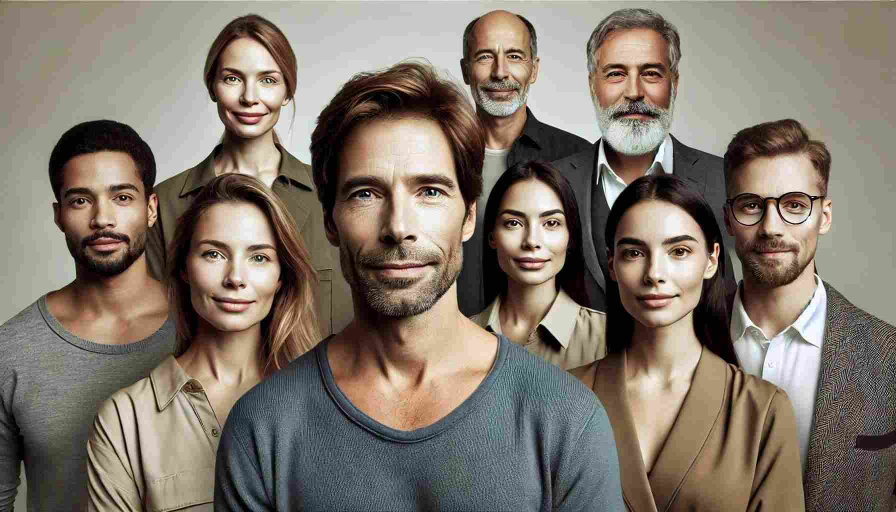
#> input picture langchain_study/face_recognition/faces/group_image.jpg, 1792 x 1024 px (shown at 1/2 size); the run also reads 2 pictures not shown here
$ jupyter execute --allow-errors P04_Face_Swapping_insightface.ipynb
#> lines starting #> are read from the running program, lines starting #| are printed output that depends on the picture
## [실습 환경 Setting]
### 0. C++ 빌더 설치 (Windows만 해당)
- Download VC++ 빌드 tool :
  - https://visualstudio.microsoft.com/ko/visual-cpp-build-tools/
- `vs_BuildTools.exe` 실행
  - 워크로드 > 데스크톱 및 모바일 > `C++을 사용한 데스크톱 개발` 선택
  - 설치
  - PC 재시작
### 1. CodeFormer 설치
- Download CodeFormer pjt :
    ```
    git clone https://github.com/sczhou/CodeFormer.git
    <python_home>/Lib/site-packages 위치에 CodeFormer directory 통 copy
    cd <python_home>/Lib/site-packages/CodeFormer
    ```
- GPU 사용하는 경우 수행 (CPU 사용하는 경우 Skip)
  - OS shell에서 CUDA 버젼 확인`nvidia-smi`
  - Pytorch 홈피에서 OS와 CUDA 버젼에 맞는 pytorch 설치 명령어 확인(https://pytorch.org/get-started/locally/)
  - requirements.txt 파일 수정
    ```
    [아래삭제]
    torch>=1.7.1
    torchvision
    ```
  - ```pip install torch torchvision torchaudio --index-url https://download.pytorch.org/whl/cu121```

- Install CodeFormer
    ```
    pip install -r requirements.txt
    python basicsr/setup.py develop
    ```
### 2. CodeFormer 용 AI Model 설치
- Download CodeFormer model(Face Restoring model):
    https://github.com/sczhou/CodeFormer/releases/download/v0.1.0/codeformer.pth

    저장 위치 : python code 에 model 위치 명시
- Download Face relevant models :

    https://github.com/sczhou/CodeFormer/releases/download/v0.1.0/detection_Resnet50_Final.pth
    https://github.com/sczhou/CodeFormer/releases/download/v0.1.0/parsing_parsenet.pth

    저장 위치 : <python_home>/Lib/site-packages/CodeFormer/weights/facelib
### 3. insightface 설치
- pip install insightface
- pip install onnxruntime #for CPU-only
- pip install onnxruntime-gpu #For GPU
### 4. OpenCV 재설치
- insightface 설치 시 opencv-python(또는 opencv-python-headless)가 자동 설치됨. uninstall 후 opencv-contrib-python 설치
- pip uninstall opencv-python
- pip uninstall opencv-python-headless
- pip install opencv-contrib-python
### 5. insightface 용 AI Model 설치
#### 5-1. Facial Anaysis 모델 설치
- buffalo_l download from :
    https://github.com/deepinsight/insightface/releases

- unzip buffalo_l.zip on `C:\Users\<user>\.insightface\models\buffalo_l`
- Facial Analysis 모델 :
    - 얼굴 감지: 먼저 이미지에서 얼굴을 찾아내고, 얼굴의 위치 감지. 여러 얼굴이 있는 경우 각 얼굴의 위치를 정확하게 추출.
    - 얼굴 특징 추출: 감지된 얼굴에서 고유한 특징(임베딩)을 추출하여 이를 벡터 형식으로 표현. 이 특징은 각 얼굴을 고유하게 나타내며, 다른 얼굴과 비교할 때 사용될 수 있음.
- `buffalo_l` 모델이 insightface에서 사용할 수 있는 모델 중 정확도가 가장(그나마) 높음
- Recognition Accuracy (인종별):
  - 출처 :
    https://github.com/deepinsight/insightface/tree/master/python-package
  - 하필 한국인이 속한 East Asian이 가장 인식율이 낮음!

```
+-------+-------+--------+-------+--------+--------+------+----+------+-------+
| Name  | MR-ALL| African| Cauca | South  | East   | LFW  | CF | AgeD | IJB-C |
|       |       |        | sian  | Asian  | Asian  |      | P- | B-30 | (E4)  |
|       |       |        |       |        |        |      | FP |      |       |
+=======+=======+========+=======+========+========+======+====+======+=======+
| buffa | 91.25 | 90.29  | 94.70 | 93.16  | 74.96  | 99.83| 99 | 98.23| 97.25 |
| lo_l  |       |        |       |        |        |      | .33|      |       |
```
#### 5-2. Face Swap 모델 설치
- Download `inswapper_128.onnx` :
    https://huggingface.co/ezioruan/inswapper_128.onnx/tree/main

    저장 위치 : python code 에 model 위치 명시
#### 6. Image Upscaling 모델 설치
- Download Image Upscaling models:
    https://huggingface.co/ai-forever/Real-ESRGAN/tree/main

    저장 위치 : python code 에 model 위치 명시

## [실습]
### 1. Face Detection & Recognition
#### 1-1. Face Detection

- 함수 정의

[cell 1]
import cv2
import numpy as np
from typing import Callable

from insightface.app import FaceAnalysis
from insightface.app.common import Face

def detect_and_process_faces(
    input_image: np.ndarray,
    f: Callable[[np.ndarray, Face], None],
    face_model: str = 'buffalo_l', # 'buffalo_l'는 사전 학습된 모델 이름
    nms_thresh: float = 0.6, # NMS 임계값 설정 : 낮출수록 더 많은 얼굴이 검출될 수 있지만 오탐률이 증가할 수 있음
    ctx_id: int = -1, # ctx_id=0은 GPU 사용, ctx_id=-1은 CPU 사용
) -> np.ndarray:
    # FaceAnalysis 객체 초기화 (사전 학습된 모델 사용)
    app = FaceAnalysis(name=face_model)
    app.prepare(ctx_id=ctx_id)

    # NMS 임계값 설정
    app.det_model.nms_thresh = nms_thresh

    # 얼굴 검출 및 임베딩 추출
    faces = app.get(input_image)

    # faces를 x축 기준으로 정렬 (좌에서 우로)
    faces.sort(key=lambda face: face.bbox[0])

    # 검출된 얼굴 처리
    for face in faces:
        f(input_image, face)

    # 처리된 이미지를 반환
    return input_image

- insightface.app.common.Face 가 담고 있는 정보

    - kps (Keypoints):

        얼굴의 주요 랜드마크 좌표를 나타내는 배열입니다. 일반적으로 눈, 코, 입 등의 위치를 포함하며, 얼굴 정렬 및 추가 분석에 사용됩니다.
    - det_score (Detection Score):

        얼굴 검출의 신뢰도를 나타내는 점수로, 모델이 해당 영역을 얼굴로 인식한 확률을 의미합니다.
    - embedding:

        얼굴 인식 및 비교를 위한 임베딩 벡터입니다. 이 벡터는 얼굴의 특징을 고차원 공간에서 표현하며, 두 얼굴 간의 유사도를 계산하는 데 사용됩니다.
    - normed_embedding:

        정규화된 임베딩 벡터로, 임베딩 벡터의 크기를 1로 정규화하여 방향성만을 비교할 수 있도록 합니다.
    - gender (성별 예측):

        얼굴 이미지로부터 추정된 성별 정보입니다. 모델에 따라 'male' 또는 'female'로 표현될 수 있습니다.
    - age (나이 예측):

        얼굴로부터 추정된 나이 정보입니다. 대략적인 나이대로 표현됩니다.
    - landmark_2d_106:

        106개의 2D 얼굴 랜드마크 좌표를 제공합니다. 더욱 상세한 얼굴 특징 분석에 활용됩니다.
    - masked:

        얼굴이 마스크로 가려져 있는지 여부를 나타내는 플래그입니다. 마스크 착용 여부를 감지하는 모델이 활성화된 경우에 제공됩니다.
    - parsing (Face Parsing):

        얼굴의 각 부분(눈, 코, 입 등)에 대한 세분화된 마스크 정보를 제공합니다. 얼굴 부위별로 분석이 필요한 경우 사용됩니다.
    - gan_face:

        GAN(생성적 적대 신경망)을 사용하여 생성된 정면 얼굴 이미지입니다. 얼굴 각도가 틀어져 있거나 가려진 경우 보완된 이미지를 얻을 수 있습니다.
    - facedata:

        원본 얼굴 이미지 데이터로, 추가 처리나 시각화를 위해 사용됩니다.

- 얼굴 영역에 Box 그리기

[cell 2]
# 얼굴 영역에 Box 그리기 함수 정의
# [4 lines left out: function draw_face_bbox, not called in this run]

# 이미지 파일 읽기
img = cv2.imread("./faces/group_image.jpg")
#> img is the input picture: shape (1024, 1792, 3); mean B, G, R 107.7, 118.9, 129.1
if img is None:
    raise FileNotFoundError("이미지를 불러올 수 없습니다. 경로를 확인하세요.")

# 얼굴 검출 및 처리
#> (the rest of this cell did not finish here and is left out)


# 결과 이미지 표시
cv2.imshow('Detection Result', result_img)
cv2.waitKey(0)
cv2.destroyAllWindows()

#### 1-2. Yaw, Pitch, Roll
- 얼굴의 방향과 회전을 추정, Face Detection 조건으로 활용 (특정 임계치를 벗어날 경우 Face Detection이 실패됨)

- 얼굴 별로 Yaw, Pitch, Roll 출력하기

[cell 3]
# 얼굴 별로 Yaw, Pitch, Roll 출력하기 함수 정의
# [13 lines left out: function draw_ypr, not called in this run]

# 이미지 파일 읽기
img = cv2.imread("./images/cross.jpg")
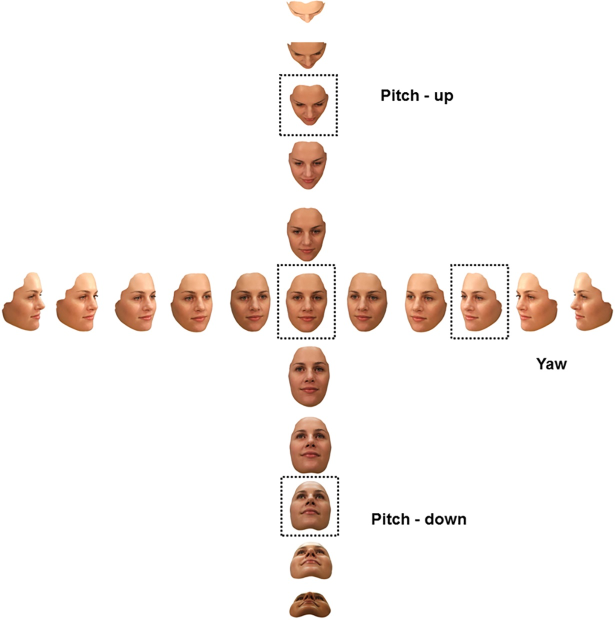
#> input picture langchain_study/face_recognition/images/cross.jpg, 1230 x 1240 px (shown at 1/2 size)
#> img is the input picture: shape (1240, 1230, 3); mean B, G, R 239.3, 242.2, 247.7
if img is None:
    raise FileNotFoundError("이미지를 불러올 수 없습니다. 경로를 확인하세요.")

# 얼굴 검출 및 처리
#> (the rest of this cell did not finish here and is left out)


# 결과 이미지 표시
cv2.imshow('Detection Result', result_img)
cv2.waitKey(0)
cv2.destroyAllWindows()

#### 1-3. Face Recognition
- 함수 정의

[cell 4]
import cv2
import numpy as np
from typing import Callable

from insightface.app import FaceAnalysis
from insightface.app.common import Face
from sklearn.metrics.pairwise import cosine_similarity

def recognize_and_process_faces(
    input_image: np.ndarray,
    f: Callable[[np.ndarray, Face, float, bool], None],
    ref_image: np.ndarray,
    threshold: float = 0.5,
    face_model: str = 'buffalo_l',
    nms_thresh: float = 0.6,
    ctx_id: int = -1
) -> np.ndarray:
    """
    입력 이미지를 받아 얼굴을 검출하고, 각 얼굴에 대해 지정된 함수 f를 적용하며,
    기준 이미지(ref_image)의 얼굴과의 유사도를 계산하여 얼굴 인식을 수행합니다.

    Parameters:
        input_image (np.ndarray): 처리할 이미지.
        f (Callable[[np.ndarray, Face, float, bool], None]): 각 얼굴에 대해 적용할 함수로,
            인자로 input_image, face, similarity, is_match를 받습니다.
        ref_image (np.ndarray): 기준 얼굴 이미지.
        threshold (float): 얼굴 인식 임계값. 유사도가 이 값 이상이면 동일 인물로 판단합니다.
        face_model (str): 사용할 얼굴 인식 모델 이름.
        nms_thresh (float): NMS 임계값.
        ctx_id (int): 컨텍스트 ID. -1은 CPU, 0 이상은 GPU ID.

    Returns:
        np.ndarray: 처리된 이미지를 반환합니다.
    """
    # FaceAnalysis 객체 초기화
    app = FaceAnalysis(name=face_model)
    app.prepare(ctx_id=ctx_id)

    # NMS 임계값 설정
    app.det_model.nms_thresh = nms_thresh

    # 기준 얼굴 임베딩 추출
    ref_faces = app.get(ref_image)
    if not ref_faces:
        raise ValueError("기준 이미지에서 얼굴을 검출하지 못했습니다.")
    ref_embedding = ref_faces[0].embedding  # 첫 번째 얼굴의 임베딩 사용

    # 입력 이미지에서 얼굴 검출 및 임베딩 추출
    faces = app.get(input_image)

    # 검출된 얼굴 처리
    for face in faces:
        # 대상 얼굴의 임베딩 추출은 이미 face.embedding에 있음

        # 코사인 유사도 계산
        similarity = cosine_similarity([ref_embedding], [face.embedding])[0][0]

        # 유사도가 임계값 이상이면 동일 인물로 판단
        is_match = similarity >= threshold

        # 지정된 함수 호출
        f(input_image, face, similarity, is_match)

    # 처리된 이미지를 반환
    return input_image

- 여러 사람들 사이에서 특정 얼굴 찾기

[cell 5]
# 얼굴 처리 함수 정의
# [9 lines left out: function process_recognized_face, not called in this run]

# 기준 얼굴 이미지 경로
ref_img_path = "./faces/old_man.jpg"
# 기준 얼굴 이미지 로드
ref_image = cv2.imread(ref_img_path)
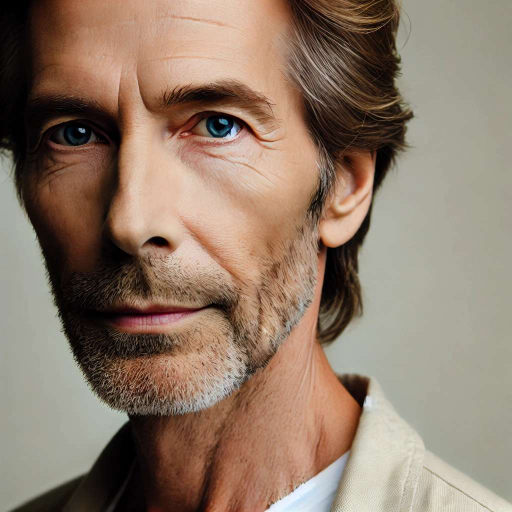
#> input picture langchain_study/face_recognition/faces/old_man.jpg, 1024 x 1024 px (shown at 1/2 size)
#> ref_image is the input picture: shape (1024, 1024, 3); mean B, G, R 106.3, 123.1, 143.7
if ref_image is None:
    raise FileNotFoundError(f"기준 이미지를 불러올 수 없습니다. 경로를 확인하세요: {ref_img_path}")

# 대상 이미지 로드
target_img_path = "./faces/group_image.jpg"
target_img = cv2.imread(target_img_path)
if target_img is None:
    raise FileNotFoundError(f"대상 이미지를 불러올 수 없습니다. 경로를 확인하세요: {target_img_path}")

# 얼굴 인식 및 처리
#> (the rest of this cell did not finish here and is left out)

#> (the rest of the program and of its run is left out)
